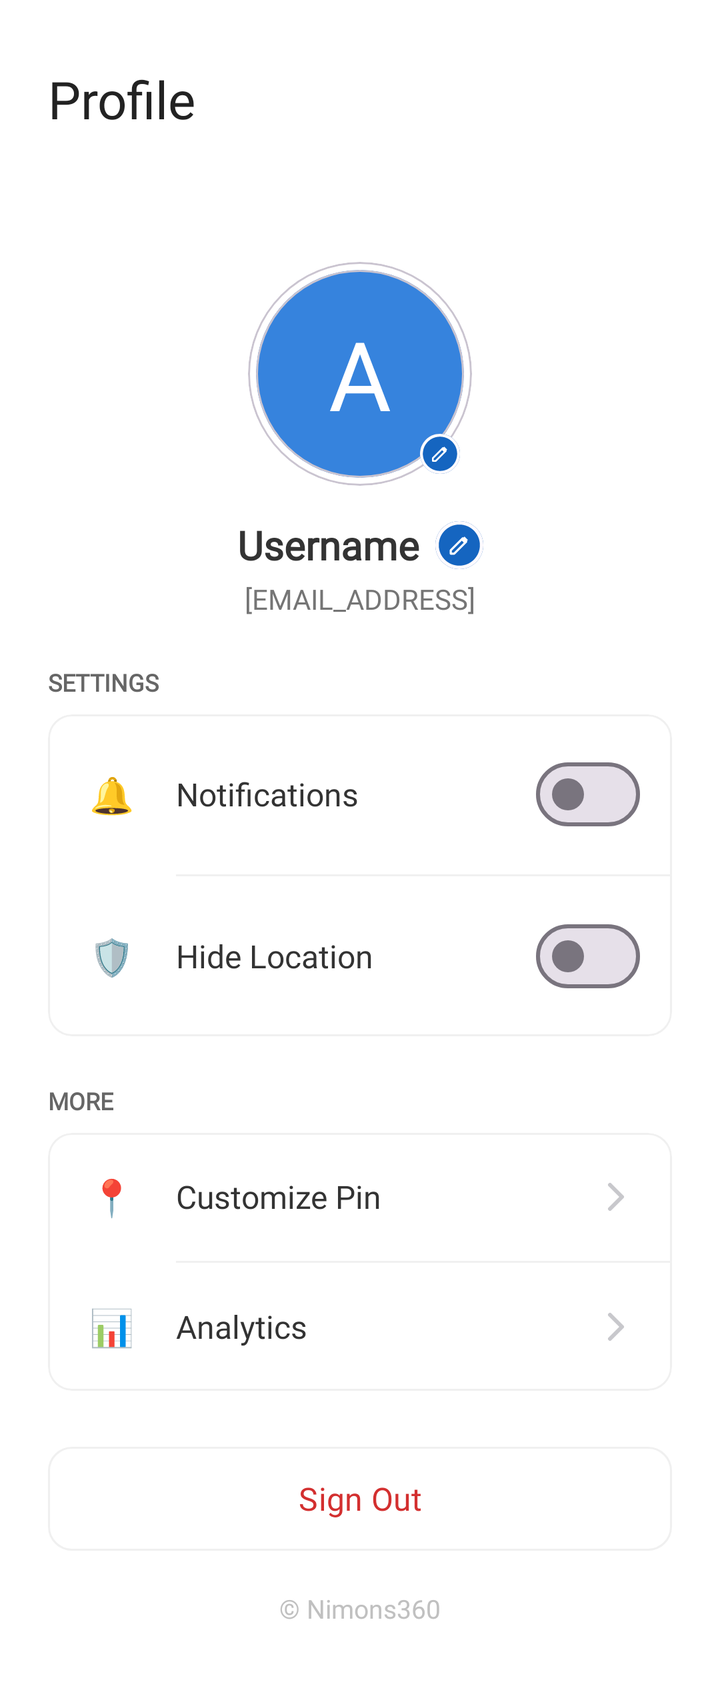
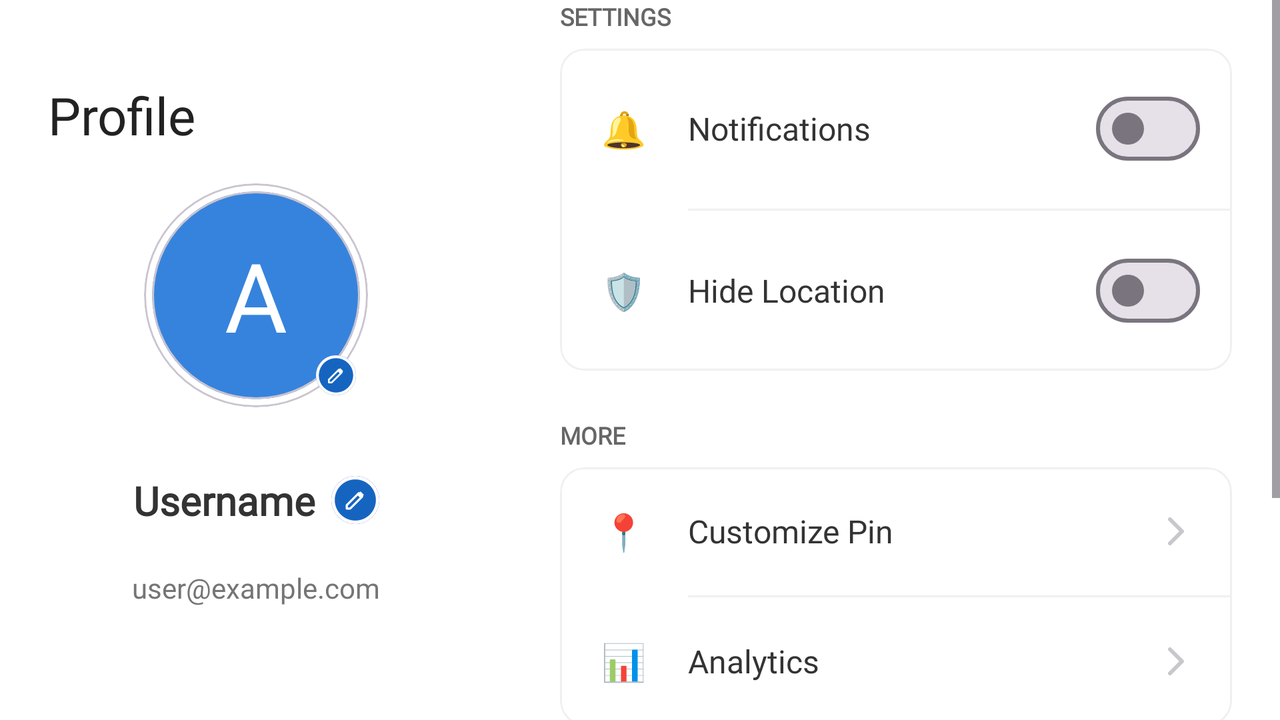

First picture: res/layout/ on a phone held upright. Second picture: the repository's own variant of that layout, on a device whose configuration matches the variant's folder. Source for both follows.
<!-- AndroidManifest.xml: application theme Theme.Nimons360FAR -->
<!-- res/layout/activity_profile.xml -->
<?xml version="1.0" encoding="utf-8"?>
<ScrollView xmlns:android="http://schemas.android.com/apk/res/android"
    xmlns:app="http://schemas.android.com/apk/res-auto"
    xmlns:tools="http://schemas.android.com/tools"
    android:layout_width="match_parent"
    android:layout_height="match_parent"
    android:background="@color/white"
    android:fillViewport="true">

    <androidx.constraintlayout.widget.ConstraintLayout
        android:id="@+id/profile_root"
        android:layout_width="match_parent"
        android:layout_height="wrap_content"
        android:paddingBottom="40dp">

        
        <TextView
            android:id="@+id/tv_title"
            android:layout_width="wrap_content"
            android:layout_height="wrap_content"
            android:layout_marginStart="24dp"
            android:layout_marginTop="32dp"
            android:text="@string/profile"
            android:textColor="#222222"
            android:textSize="26sp"
            app:layout_constraintStart_toStartOf="parent"
            app:layout_constraintTop_toTopOf="parent" />

        <ProgressBar
            android:id="@+id/loadingIndicator"
            android:layout_width="wrap_content"
            android:layout_height="wrap_content"
            android:visibility="gone"
            app:layout_constraintEnd_toEndOf="parent"
            app:layout_constraintTop_toTopOf="@id/tv_title"
            app:layout_constraintBottom_toBottomOf="@id/tv_title"
            android:layout_marginEnd="24dp" />

        <TextView
            android:id="@+id/tvError"
            android:layout_width="match_parent"
            android:layout_height="wrap_content"
            android:textColor="#D32F2F"
            android:visibility="gone"
            app:layout_constraintTop_toBottomOf="@id/tv_title" />

        
        <com.google.android.material.card.MaterialCardView
            android:id="@+id/cv_avatar"
            android:layout_width="112dp"
            android:layout_height="112dp"
            android:layout_marginTop="64dp"
            app:cardCornerRadius="56dp"
            app:cardElevation="0dp"
            app:cardPreventCornerOverlap="false"
            app:layout_constraintEnd_toEndOf="parent"
            app:layout_constraintStart_toStartOf="parent"
            app:layout_constraintTop_toBottomOf="@+id/tv_title">

            <com.google.android.material.card.MaterialCardView
                android:layout_width="match_parent"
                android:layout_height="match_parent"
                android:layout_margin="4dp"
                app:cardCornerRadius="52dp"
                app:cardElevation="0dp"
                app:cardPreventCornerOverlap="false"
                app:cardBackgroundColor="#3683DD">

                <TextView
                    android:id="@+id/tv_avatar_initial"
                    android:layout_width="wrap_content"
                    android:layout_height="wrap_content"
                    android:layout_gravity="center"
                    android:textColor="@color/white"
                    android:textSize="48sp"
                    tools:text="A" />

                <ImageView
                    android:id="@+id/iv_profile_photo"
                    android:layout_width="match_parent"
                    android:layout_height="match_parent"
                    android:scaleType="centerCrop"
                    android:contentDescription="@string/user_profile_photo" />
            </com.google.android.material.card.MaterialCardView>
        </com.google.android.material.card.MaterialCardView>

        
        <ImageView
            android:id="@+id/iv_edit_pencil"
            android:layout_width="32dp"
            android:layout_height="32dp"
            android:src="@drawable/blue_pencil_vec"
            android:background="@drawable/bg_menu_item"
            android:padding="6dp"
            android:contentDescription="@string/edit_photo"
            android:elevation="2dp"
            app:layout_constraintBottom_toBottomOf="@id/cv_avatar"
            app:layout_constraintEnd_toEndOf="@id/cv_avatar" />

        
        <TextView
            android:id="@+id/tv_profile_name"
            android:layout_width="wrap_content"
            android:layout_height="wrap_content"
            android:layout_marginTop="16dp"
            android:textColor="#333333"
            android:textSize="20sp"
            android:textStyle="bold"
            app:layout_constraintHorizontal_chainStyle="packed"
            app:layout_constraintEnd_toStartOf="@id/iv_edit_name_pencil"
            app:layout_constraintStart_toStartOf="parent"
            app:layout_constraintTop_toBottomOf="@id/cv_avatar"
            tools:text="Username" />

        <ImageView
            android:id="@+id/iv_edit_name_pencil"
            android:layout_width="24dp"
            android:layout_height="24dp"
            android:layout_marginStart="8dp"
            android:src="@drawable/blue_pencil_vec"
            android:background="?attr/selectableItemBackgroundBorderless"
            android:clickable="true"
            android:focusable="true"
            android:contentDescription="@string/edit_name"
            app:layout_constraintEnd_toEndOf="parent"
            app:layout_constraintStart_toEndOf="@id/tv_profile_name"
            app:layout_constraintTop_toTopOf="@id/tv_profile_name"
            app:layout_constraintBottom_toBottomOf="@id/tv_profile_name" />

        <TextView
            android:id="@+id/tv_profile_email"
            android:layout_width="wrap_content"
            android:layout_height="wrap_content"
            android:layout_marginTop="4dp"
            android:textColor="#757575"
            android:textSize="14sp"
            app:layout_constraintEnd_toEndOf="parent"
            app:layout_constraintStart_toStartOf="parent"
            app:layout_constraintTop_toBottomOf="@id/tv_profile_name"
            tools:text="[EMAIL_ADDRESS]" />

        <include layout="@layout/layout_profile_settings" />
        <include layout="@layout/layout_profile_more" />

        
        <com.google.android.material.button.MaterialButton
            android:id="@+id/btn_sign_out"
            android:layout_width="match_parent"
            android:layout_height="60dp"
            android:layout_marginHorizontal="24dp"
            android:layout_marginTop="24dp"
            android:text="@string/sign_out"
            android:textAllCaps="false"
            android:textColor="#D32F2F"
            android:textSize="16sp"
            app:backgroundTint="@color/white"
            app:cornerRadius="12dp"
            app:strokeColor="#F0F0F0"
            app:strokeWidth="1dp"
            stateListAnimator="@null"
            app:layout_constraintEnd_toEndOf="parent"
            app:layout_constraintStart_toStartOf="parent"
            app:layout_constraintTop_toBottomOf="@id/cv_more" />

        
        <TextView
            android:layout_width="wrap_content"
            android:layout_height="wrap_content"
            android:layout_marginTop="16dp"
            android:text="@string/nimons360"
            android:textColor="#C0C0C0"
            android:textSize="13sp"
            app:layout_constraintEnd_toEndOf="parent"
            app:layout_constraintStart_toStartOf="parent"
            app:layout_constraintTop_toBottomOf="@id/btn_sign_out" />

    </androidx.constraintlayout.widget.ConstraintLayout>
</ScrollView>
<!-- res/layout/layout_profile_settings.xml (included above) -->
<?xml version="1.0" encoding="utf-8"?>
<merge xmlns:android="http://schemas.android.com/apk/res/android"
    xmlns:app="http://schemas.android.com/apk/res-auto">
    
    <TextView
        android:id="@+id/tv_label_settings"
        android:layout_width="wrap_content"
        android:layout_height="wrap_content"
        android:layout_marginStart="24dp"
        android:layout_marginTop="24dp"
        android:text="@string/settings"
        android:textColor="#666666"
        android:textSize="12sp"
        android:textStyle="bold"
        app:layout_constraintStart_toStartOf="parent"
        app:layout_constraintTop_toBottomOf="@+id/tv_profile_email" />

    
    <com.google.android.material.card.MaterialCardView
        android:id="@+id/cv_settings"
        android:layout_width="match_parent"
        android:layout_height="wrap_content"
        android:layout_marginHorizontal="24dp"
        android:layout_marginTop="8dp"
        app:cardBackgroundColor="@color/white"
        app:cardCornerRadius="12dp"
        app:cardElevation="0dp"
        app:strokeColor="#F0F0F0"
        app:strokeWidth="1dp"
        app:layout_constraintEnd_toEndOf="parent"
        app:layout_constraintStart_toStartOf="parent"
        app:layout_constraintTop_toBottomOf="@id/tv_label_settings">

        <LinearLayout
            android:layout_width="match_parent"
            android:layout_height="wrap_content"
            android:orientation="vertical">

            
            <LinearLayout android:layout_width="match_parent" android:layout_height="wrap_content" android:orientation="horizontal" android:padding="16dp" android:gravity="center_vertical">
                <FrameLayout android:layout_width="32dp" android:layout_height="32dp" android:background="@drawable/shape_rounded_corner_med" android:backgroundTint="#FFF8E1" android:layout_marginEnd="16dp">
                    <TextView android:layout_width="wrap_content" android:layout_height="wrap_content" android:text="🔔" android:textSize="18sp" android:layout_gravity="center"/>
                </FrameLayout>
                <TextView android:layout_width="0dp" android:layout_height="wrap_content" android:layout_weight="1" android:text="@string/notifications" android:textColor="#333333" android:textSize="16sp"/>
                <com.google.android.material.materialswitch.MaterialSwitch android:id="@+id/switch_notification" android:layout_width="wrap_content" android:layout_height="wrap_content"/>
            </LinearLayout>
            <View android:layout_width="match_parent" android:layout_height="1dp" android:background="#F0F0F0" android:layout_marginStart="64dp"/>
            
            
            <LinearLayout android:layout_width="match_parent" android:layout_height="wrap_content" android:orientation="horizontal" android:padding="16dp" android:gravity="center_vertical">
                <FrameLayout android:layout_width="32dp" android:layout_height="32dp" android:background="@drawable/shape_rounded_corner_med" android:backgroundTint="#E8F5E9" android:layout_marginEnd="16dp">
                    <TextView android:layout_width="wrap_content" android:layout_height="wrap_content" android:text="🛡️" android:textSize="18sp" android:layout_gravity="center"/>
                </FrameLayout>
                <TextView android:layout_width="0dp" android:layout_height="wrap_content" android:layout_weight="1" android:text="@string/location_privacy" android:textColor="#333333" android:textSize="16sp"/>
                <com.google.android.material.materialswitch.MaterialSwitch android:id="@+id/switch_location_privacy" android:layout_width="wrap_content" android:layout_height="wrap_content"/>
            </LinearLayout>
        </LinearLayout>
    </com.google.android.material.card.MaterialCardView>
</merge>
<!-- res/layout/layout_profile_more.xml (included above) -->
<?xml version="1.0" encoding="utf-8"?>
<merge xmlns:android="http://schemas.android.com/apk/res/android"
    xmlns:app="http://schemas.android.com/apk/res-auto">
    
    <TextView
        android:id="@+id/tv_label_more"
        android:layout_width="wrap_content"
        android:layout_height="wrap_content"
        android:layout_marginStart="24dp"
        android:layout_marginTop="24dp"
        android:text="MORE"
        android:textColor="#666666"
        android:textSize="12sp"
        android:textStyle="bold"
        app:layout_constraintStart_toStartOf="parent"
        app:layout_constraintTop_toBottomOf="@+id/cv_settings" />

    
    <com.google.android.material.card.MaterialCardView
        android:id="@+id/cv_more"
        android:layout_width="match_parent"
        android:layout_height="wrap_content"
        android:layout_marginHorizontal="24dp"
        android:layout_marginTop="8dp"
        app:cardBackgroundColor="@color/white"
        app:cardCornerRadius="12dp"
        app:cardElevation="0dp"
        app:strokeColor="#F0F0F0"
        app:strokeWidth="1dp"
        app:layout_constraintEnd_toEndOf="parent"
        app:layout_constraintStart_toStartOf="parent"
        app:layout_constraintTop_toBottomOf="@id/tv_label_more">

        <LinearLayout
            android:layout_width="match_parent"
            android:layout_height="wrap_content"
            android:orientation="vertical">

            
            <LinearLayout android:layout_width="match_parent" android:layout_height="wrap_content" android:orientation="horizontal" android:padding="16dp" android:gravity="center_vertical" android:background="?attr/selectableItemBackground" android:clickable="true">
                <FrameLayout android:layout_width="32dp" android:layout_height="32dp" android:background="@drawable/shape_rounded_corner_med" android:backgroundTint="#F3E5F5" android:layout_marginEnd="16dp">
                    <TextView android:layout_width="wrap_content" android:layout_height="wrap_content" android:text="📍" android:textSize="18sp" android:layout_gravity="center"/>
                </FrameLayout>
                <TextView android:layout_width="0dp" android:layout_height="wrap_content" android:layout_weight="1" android:text="Customize Pin" android:textColor="#333333" android:textSize="16sp"/>
                <ImageView android:layout_width="24dp" android:layout_height="24dp" android:src="@drawable/ic_right_arrow_nav" app:tint="#C8C8CC" />
            </LinearLayout>
            <View android:layout_width="match_parent" android:layout_height="1dp" android:background="#F0F0F0" android:layout_marginStart="64dp"/>

            
            <LinearLayout android:layout_width="match_parent" android:layout_height="wrap_content" android:orientation="horizontal" android:padding="16dp" android:gravity="center_vertical" android:background="?attr/selectableItemBackground" android:clickable="true">
                <FrameLayout android:layout_width="32dp" android:layout_height="32dp" android:background="@drawable/shape_rounded_corner_med" android:backgroundTint="#E1F5FE" android:layout_marginEnd="16dp">
                    <TextView android:layout_width="wrap_content" android:layout_height="wrap_content" android:text="📊" android:textSize="18sp" android:layout_gravity="center"/>
                </FrameLayout>
                <TextView android:layout_width="0dp" android:layout_height="wrap_content" android:layout_weight="1" android:text="Analytics" android:textColor="#333333" android:textSize="16sp"/>
                <ImageView android:layout_width="24dp" android:layout_height="24dp" android:src="@drawable/ic_right_arrow_nav" app:tint="#C8C8CC" />
            </LinearLayout>

        </LinearLayout>
    </com.google.android.material.card.MaterialCardView>
</merge>
<!-- resources referenced by this layout -->
<resources>
  <color name="white">#FFFFFFFF</color>
  <!-- drawable blue_pencil_vec (drawable) -->
  <vector xmlns:android="http://schemas.android.com/apk/res/android"
      android:width="28dp"
      android:height="28dp"
      android:viewportWidth="28"
      android:viewportHeight="28">
    <path
        android:pathData="M0,14C0,6.268 6.268,0 14,0C21.732,0 28,6.268 28,14C28,21.732 21.732,28 14,28C6.268,28 0,21.732 0,14Z"
        android:fillColor="#1565C0"/>
    <group>
      <clip-path
          android:pathData="M0,14C0,6.268 6.268,0 14,0C21.732,0 28,6.268 28,14C28,21.732 21.732,28 14,28C6.268,28 0,21.732 0,14Z"/>
      <path
          android:pathData="M0,14M28,14M28,14M0,14M14,0M28,14M14,28M0,14M14,28V26C7.373,26 2,20.627 2,14H0H-2C-2,22.837 5.163,30 14,30V28ZM28,14H26C26,20.627 20.627,26 14,26V28V30C22.837,30 30,22.837 30,14H28ZM14,0V2C20.627,2 26,7.373 26,14H28H30C30,5.163 22.837,-2 14,-2V0ZM14,0V-2C5.163,-2 -2,5.163 -2,14H0H2C2,7.373 7.373,2 14,2V0Z"
          android:fillColor="#FFFBFE"/>
    </group>
    <path
        android:pathData="M9,17L16,10L18,12L11,19H9V17Z"
        android:strokeLineJoin="round"
        android:strokeWidth="1.2"
        android:fillColor="#00000000"
        android:strokeColor="#ffffff"/>
    <path
        android:pathData="M15,11L17,9L19,11L17,13L15,11Z"
        android:fillColor="#ffffff"/>
  </vector>
  <!-- drawable ic_right_arrow_nav (drawable) -->
  <?xml version="1.0" encoding="utf-8"?>
  <vector xmlns:android="http://schemas.android.com/apk/res/android"
      android:width="24dp"
      android:height="24dp"
      android:viewportWidth="24"
      android:viewportHeight="24">
      <path
          android:fillColor="#00000000"
          android:strokeColor="#C8C8CC"
          android:strokeWidth="2"
          android:strokeLineCap="round"
          android:strokeLineJoin="round"
          android:pathData="M9,18l6,-6 -6,-6" />
  </vector>
  <string name="edit_name">Edit Name</string>
  <string name="edit_photo">Edit Photo</string>
  <string name="location_privacy">Hide Location</string>
  <string name="nimons360">© Nimons360</string>
  <string name="notifications">Notifications</string>
  <string name="profile">Profile</string>
  <string name="settings">SETTINGS</string>
  <string name="sign_out">Sign Out</string>
  <string name="user_profile_photo">User Profile Photo</string>
  <style name="Theme.Nimons360FAR" parent="Base.Theme.Nimons360FAR" />
  <style name="Base.Theme.Nimons360FAR" parent="Theme.Material3.DayNight.NoActionBar">
          <item name="android:fontFamily">@font/roboto</item>
          <item name="colorPrimary">@color/design_blue</item>
          <item name="colorOnPrimary">@color/white</item>
          <item name="colorSecondary">@color/design_blue</item>
          <item name="colorSurface">@color/white</item>
          
          <item name="android:statusBarColor">@color/white</item>
          <item name="android:windowLightStatusBar">true</item>
      </style>
  <color name="design_blue">#1868D8</color>
</resources>
<!-- res/layout-land/activity_profile.xml (the repository's variant of the layout above) -->
<!-- drawn on the phone turned sideways -->
<?xml version="1.0" encoding="utf-8"?>
<FrameLayout xmlns:android="http://schemas.android.com/apk/res/android"
    xmlns:app="http://schemas.android.com/apk/res-auto"
    xmlns:tools="http://schemas.android.com/tools"
    android:layout_width="match_parent"
    android:layout_height="match_parent"
    tools:context=".ui.auth.ProfileActivity">

    <LinearLayout
        android:id="@+id/profile_root"
        android:layout_width="match_parent"
        android:layout_height="match_parent"
        android:background="@color/white"
        android:orientation="horizontal"
        android:baselineAligned="false">

        
        <androidx.constraintlayout.widget.ConstraintLayout
            android:layout_width="0dp"
            android:layout_height="match_parent"
            android:layout_weight="4"
            android:padding="24dp">

            <TextView
                android:id="@+id/tv_title"
                android:layout_width="wrap_content"
                android:layout_height="wrap_content"
                android:layout_marginTop="16dp"
                android:text="@string/profile"
                android:textColor="#222222"
                android:textSize="26sp"
                app:layout_constraintStart_toStartOf="parent"
                app:layout_constraintTop_toTopOf="parent" />

            <ProgressBar
                android:id="@+id/loadingIndicator"
                android:layout_width="wrap_content"
                android:layout_height="wrap_content"
                android:visibility="gone"
                app:layout_constraintEnd_toEndOf="parent"
                app:layout_constraintTop_toTopOf="@id/tv_title"
                app:layout_constraintBottom_toBottomOf="@id/tv_title" />

            <TextView
                android:id="@+id/tvError"
                android:layout_width="match_parent"
                android:layout_height="wrap_content"
                android:textColor="#D32F2F"
                android:visibility="gone"
                app:layout_constraintTop_toBottomOf="@id/tv_title" />

            
            <com.google.android.material.card.MaterialCardView
                android:id="@+id/cv_avatar"
                android:layout_width="112dp"
                android:layout_height="112dp"
                app:cardCornerRadius="56dp"
                app:cardElevation="0dp"
                app:cardPreventCornerOverlap="false"
                app:layout_constraintBottom_toTopOf="@id/tv_profile_name"
                app:layout_constraintEnd_toEndOf="parent"
                app:layout_constraintStart_toStartOf="parent"
                app:layout_constraintTop_toBottomOf="@+id/tv_title"
                app:layout_constraintVertical_bias="0.3">

                <com.google.android.material.card.MaterialCardView
                    android:layout_width="match_parent"
                    android:layout_height="match_parent"
                    android:layout_margin="4dp"
                    app:cardCornerRadius="52dp"
                    app:cardElevation="0dp"
                    app:cardPreventCornerOverlap="false"
                    app:cardBackgroundColor="#3683DD">

                    <TextView
                        android:id="@+id/tv_avatar_initial"
                        android:layout_width="wrap_content"
                        android:layout_height="wrap_content"
                        android:layout_gravity="center"
                        android:textColor="@color/white"
                        android:textSize="48sp"
                        tools:text="A" />

                    <ImageView
                        android:id="@+id/iv_profile_photo"
                        android:layout_width="match_parent"
                        android:layout_height="match_parent"
                        android:scaleType="centerCrop"
                        android:contentDescription="@string/user_profile_photo" />
                </com.google.android.material.card.MaterialCardView>
            </com.google.android.material.card.MaterialCardView>

            
            <ImageView
                android:id="@+id/iv_edit_pencil"
                android:layout_width="32dp"
                android:layout_height="32dp"
                android:src="@drawable/blue_pencil_vec"
                android:background="@drawable/bg_menu_item"
                android:padding="6dp"
                android:contentDescription="@string/edit_photo"
                android:elevation="2dp"
                app:layout_constraintBottom_toBottomOf="@id/cv_avatar"
                app:layout_constraintEnd_toEndOf="@id/cv_avatar" />

            
            <TextView
                android:id="@+id/tv_profile_name"
                android:layout_width="wrap_content"
                android:layout_height="wrap_content"
                android:layout_marginTop="16dp"
                android:textColor="#333333"
                android:textSize="20sp"
                android:textStyle="bold"
                app:layout_constraintBottom_toTopOf="@id/tv_profile_email"
                app:layout_constraintEnd_toStartOf="@id/iv_edit_name_pencil"
                app:layout_constraintHorizontal_chainStyle="packed"
                app:layout_constraintStart_toStartOf="parent"
                app:layout_constraintTop_toBottomOf="@id/cv_avatar"
                tools:text="Username" />

            
            <ImageView
                android:id="@+id/iv_edit_name_pencil"
                android:layout_width="24dp"
                android:layout_height="24dp"
                android:layout_marginStart="8dp"
                android:src="@drawable/blue_pencil_vec"
                android:background="?attr/selectableItemBackgroundBorderless"
                android:clickable="true"
                android:focusable="true"
                android:contentDescription="Edit Name"
                app:layout_constraintBottom_toBottomOf="@id/tv_profile_name"
                app:layout_constraintEnd_toEndOf="parent"
                app:layout_constraintStart_toEndOf="@id/tv_profile_name"
                app:layout_constraintTop_toTopOf="@id/tv_profile_name" />

            
            <TextView
                android:id="@+id/tv_profile_email"
                android:layout_width="wrap_content"
                android:layout_height="wrap_content"
                android:layout_marginTop="4dp"
                android:layout_marginBottom="16dp"
                android:textColor="#757575"
                android:textSize="14sp"
                app:layout_constraintBottom_toBottomOf="parent"
                app:layout_constraintEnd_toEndOf="parent"
                app:layout_constraintStart_toStartOf="parent"
                app:layout_constraintTop_toBottomOf="@id/tv_profile_name"
                tools:text="user@example.com" />

        </androidx.constraintlayout.widget.ConstraintLayout>

        
        <ScrollView
            android:layout_width="0dp"
            android:layout_height="match_parent"
            android:layout_weight="6"
            android:fillViewport="true"
            android:background="@color/white">

            <androidx.constraintlayout.widget.ConstraintLayout
                android:id="@+id/settings_container"
                android:layout_width="match_parent"
                android:layout_height="wrap_content"
                android:paddingBottom="40dp">

                <include layout="@layout/layout_profile_settings" />
                <include layout="@layout/layout_profile_more" />

                
                <com.google.android.material.button.MaterialButton
                    android:id="@+id/btn_sign_out"
                    android:layout_width="match_parent"
                    android:layout_height="60dp"
                    android:layout_marginHorizontal="24dp"
                    android:layout_marginTop="24dp"
                    android:text="@string/sign_out"
                    android:textAllCaps="false"
                    android:textColor="#D32F2F"
                    android:textSize="16sp"
                    app:backgroundTint="@color/white"
                    app:cornerRadius="12dp"
                    app:strokeColor="#F0F0F0"
                    app:strokeWidth="1dp"
                    stateListAnimator="@null"
                    app:layout_constraintEnd_toEndOf="parent"
                    app:layout_constraintStart_toStartOf="parent"
                    app:layout_constraintTop_toBottomOf="@id/cv_more" />

                
                <TextView
                    android:layout_width="wrap_content"
                    android:layout_height="wrap_content"
                    android:layout_marginTop="16dp"
                    android:text="@string/nimons360"
                    android:textColor="#C0C0C0"
                    android:textSize="13sp"
                    app:layout_constraintEnd_toEndOf="parent"
                    app:layout_constraintStart_toStartOf="parent"
                    app:layout_constraintTop_toBottomOf="@id/btn_sign_out" />

            </androidx.constraintlayout.widget.ConstraintLayout>
        </ScrollView>
    </LinearLayout>
</FrameLayout>
<!-- resources referenced by the variant -->
<!-- as the phone turned sideways resolves them -->
<resources>
  <color name="white">#FFFFFFFF</color>
  <!-- drawable blue_pencil_vec (drawable) -->
  <vector xmlns:android="http://schemas.android.com/apk/res/android"
      android:width="28dp"
      android:height="28dp"
      android:viewportWidth="28"
      android:viewportHeight="28">
    <path
        android:pathData="M0,14C0,6.268 6.268,0 14,0C21.732,0 28,6.268 28,14C28,21.732 21.732,28 14,28C6.268,28 0,21.732 0,14Z"
        android:fillColor="#1565C0"/>
    <group>
      <clip-path
          android:pathData="M0,14C0,6.268 6.268,0 14,0C21.732,0 28,6.268 28,14C28,21.732 21.732,28 14,28C6.268,28 0,21.732 0,14Z"/>
      <path
          android:pathData="M0,14M28,14M28,14M0,14M14,0M28,14M14,28M0,14M14,28V26C7.373,26 2,20.627 2,14H0H-2C-2,22.837 5.163,30 14,30V28ZM28,14H26C26,20.627 20.627,26 14,26V28V30C22.837,30 30,22.837 30,14H28ZM14,0V2C20.627,2 26,7.373 26,14H28H30C30,5.163 22.837,-2 14,-2V0ZM14,0V-2C5.163,-2 -2,5.163 -2,14H0H2C2,7.373 7.373,2 14,2V0Z"
          android:fillColor="#FFFBFE"/>
    </group>
    <path
        android:pathData="M9,17L16,10L18,12L11,19H9V17Z"
        android:strokeLineJoin="round"
        android:strokeWidth="1.2"
        android:fillColor="#00000000"
        android:strokeColor="#ffffff"/>
    <path
        android:pathData="M15,11L17,9L19,11L17,13L15,11Z"
        android:fillColor="#ffffff"/>
  </vector>
  <!-- drawable ic_right_arrow_nav (drawable) -->
  <?xml version="1.0" encoding="utf-8"?>
  <vector xmlns:android="http://schemas.android.com/apk/res/android"
      android:width="24dp"
      android:height="24dp"
      android:viewportWidth="24"
      android:viewportHeight="24">
      <path
          android:fillColor="#00000000"
          android:strokeColor="#C8C8CC"
          android:strokeWidth="2"
          android:strokeLineCap="round"
          android:strokeLineJoin="round"
          android:pathData="M9,18l6,-6 -6,-6" />
  </vector>
  <string name="edit_photo">Edit Photo</string>
  <string name="location_privacy">Hide Location</string>
  <string name="nimons360">© Nimons360</string>
  <string name="notifications">Notifications</string>
  <string name="profile">Profile</string>
  <string name="settings">SETTINGS</string>
  <string name="sign_out">Sign Out</string>
  <string name="user_profile_photo">User Profile Photo</string>
  <style name="Theme.Nimons360FAR" parent="Base.Theme.Nimons360FAR" />
  <style name="Base.Theme.Nimons360FAR" parent="Theme.Material3.DayNight.NoActionBar">
          <item name="android:fontFamily">@font/roboto</item>
          <item name="colorPrimary">@color/design_blue</item>
          <item name="colorOnPrimary">@color/white</item>
          <item name="colorSecondary">@color/design_blue</item>
          <item name="colorSurface">@color/white</item>
          
          <item name="android:statusBarColor">@color/white</item>
          <item name="android:windowLightStatusBar">true</item>
      </style>
  <color name="design_blue">#1868D8</color>
</resources>
